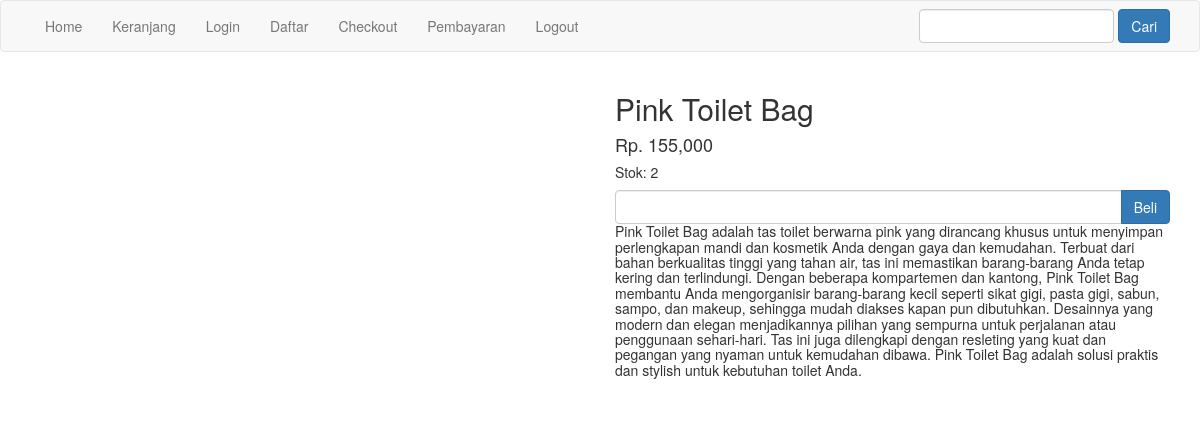
Screenshot of /detail.php?id=2 with the database file from the repository.
### tables this page shows
CREATE TABLE `produk` (
  `id_produk` int(11) NOT NULL,
  `id_kategori` int(11) NOT NULL,
  `nama_produk` varchar(100) NOT NULL,
  `harga_produk` int(11) NOT NULL,
  `berat_produk` int(11) NOT NULL,
  `foto_produk` varchar(100) NOT NULL,
  `deskripsi_produk` text NOT NULL,
  `stok_produk` int(5) NOT NULL
);

### detail.php (the view, shortened to what this page needs)
<?php include 'koneksi.php'; ?>
<?php
$id_produk = $_GET["id"];
$ambil = $koneksi->query("SELECT * FROM produk WHERE id_produk='$id_produk'");
$detail = $ambil->fetch_assoc();
?>
<!DOCTYPE html>
<html>
<head>
    <link rel="stylesheet" href="admin/assets/css/bootstrap.css">
</head>
<body>
<?php include 'menu.php'; ?>
<section class="kontent">
    <div class="container">
      <div class="row">
        <div class="col-md-6">
    </div>
    <div class="col-md-6">
        <h2><?php echo $detail["nama_produk"] ?></h2>
        <h4>Rp. <?php echo number_format($detail["harga_produk"]); ?></h4>
        <h5>Stok: <?php echo $detail['stok_produk'] ?><h5>
        <form method="post">
            <div class="form-group">
            <div class="input-group">
                <input type="number" min="1" class="form-control" name="jumlah" max="<?php echo $detail['stok_produk'] ?>">
            <div class="input-group-btn">
                <button class="btn btn-primary" name="beli">Beli</button>
            </div>
            </div>
        </form>
             <p><?php echo $detail["deskripsi_produk"]; ?></p>
        </div>
        </div>
    </div>
</section>
</body>
</html>

### rows the page displays
produk: nama_produk "Pink Toilet Bag", harga_produk "155,000", stok_produk "2", deskripsi_produk "Pink Toilet Bag adalah tas toilet berwarna pink yang dirancang khusus untuk menyimpan perlengkapan mandi dan kosmetik Anda dengan gaya dan kemudahan. Terbuat dari bahan berkualitas tinggi yang tahan air, tas ini memastikan barang-barang Anda tetap kering dan terlindungi. Dengan beberapa kompartemen dan kantong, Pink Toilet Bag membantu Anda mengorganisir barang-barang kecil seperti sikat gigi, pasta gigi, sabun, sampo, dan makeup, sehingga mudah diakses kapan pun dibutuhkan. Desainnya yang modern dan elegan menjadikannya pilihan yang sempurna untuk perjalanan atau penggunaan sehari-hari. Tas ini juga dilengkapi dengan resleting yang kuat dan pegangan yang nyaman untuk kemudahan dibawa. Pink…"
